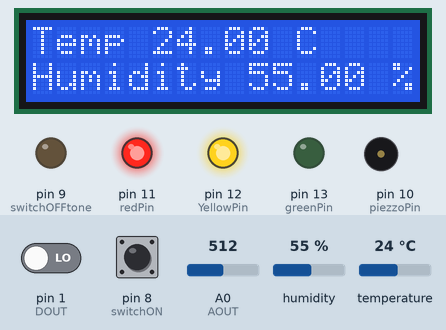
Simulated run of this sketch. Board: Arduino Uno, built with avr-gcc and run on an emulated ATmega328P. On the bench: 16×2 character LCD, output pins drawn as LEDs (lit = HIGH), buzzer (waves = sounding). Inputs (shaded band) come from the test bench; at power-on: humidity 55 %, A0 (AOUT) = 512, pin 1 (DOUT) LOW, pin 8 (switchON) LOW, temperature 24 °C.

Above: at 1.2 s.
1.3 s: humidity set to 52 %
At 4.5 s:
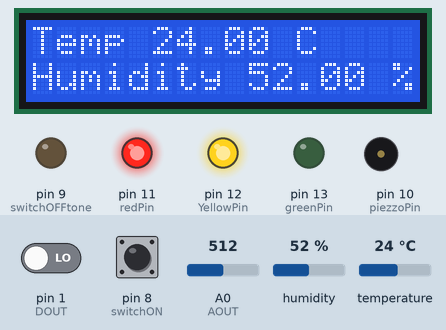
5.6 s: humidity set to 49 %
At 7.3 s:
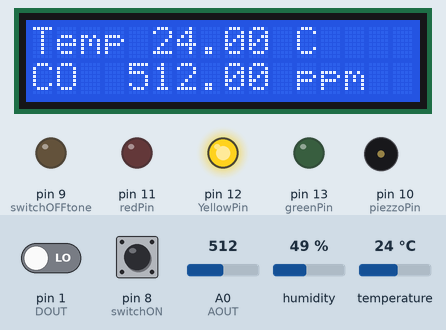
7.7 s: A0 (AOUT) set to 106
At 8.0 s:
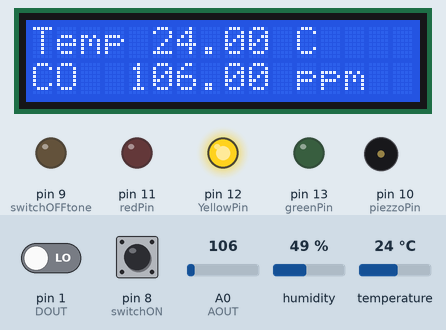
9.8 s: A0 (AOUT) set to 91
At 10.8 s:
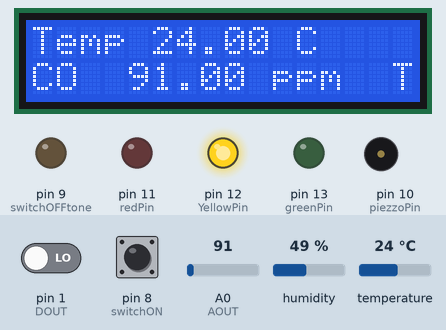
11.9 s: A0 (AOUT) set to 122
At 12.3 s:
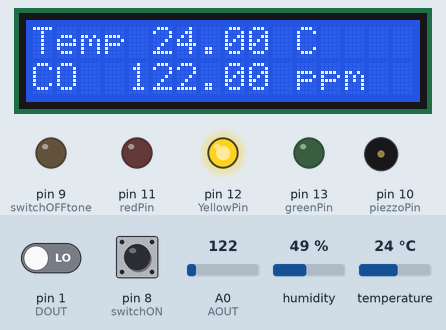
14.0 s: A0 (AOUT) set to 1023
At 15.2 s:
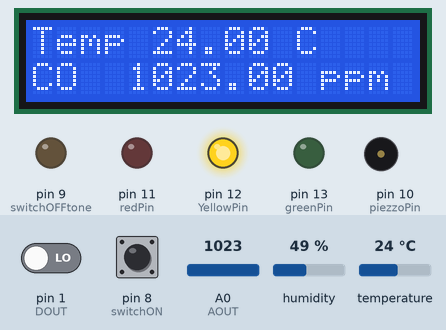
Timing chart, 0 to 17.0 s (numbered marks = the images above; inputs shaded):
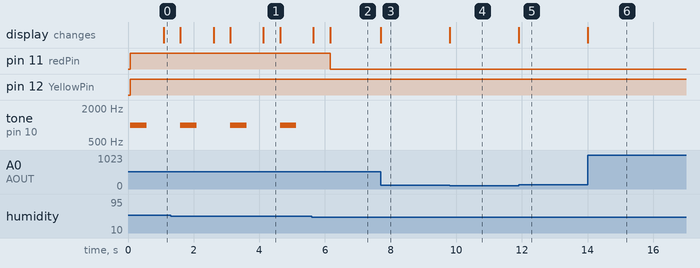

Measured:
- the behaviour switches between 51 and 50 % on humidity (found by bisection; images 1 and 2)
- the behaviour switches between 100 and 99 on A0 (AOUT) (found by bisection; images 3 and 4)
- after the input at 1.3 s, the display: first differs from a run without the input after 2.8 s (image 1)
- after the input at 5.6 s, pin 11 (redPin): HIGH → LOW after 0.55 s; tone on pin 10 (piezzoPin): stays silent (without the input it goes to 1000 Hz after 0.55 s); the display: first differs from a run without the input after 0.55 s (image 2)
- after the input at 7.7 s, the display: changes at once (image 3)
- after the input at 9.8 s, the display: first changes at once (image 4 shows a later state)
- after the input at 11.9 s, the display: changes at once (image 5)
- after the input at 14.0 s, the display: changes at once (image 6)

The sketch:

luxair.ino
```cpp
#include <LiquidCrystal.h>
#include <DHT.h>


#define DHTPIN A1
#define DHTTYPE DHT22
DHT dht(DHTPIN, DHTTYPE);
LiquidCrystal lcd(2, 3, 4, 5, 6, 7);
int redPin = 11;
int YellowPin = 12;
int greenPin = 13;
int switchON = 8;
int switchOFFtone = 9;
int piezzoPin = 10;
const int AOUT = A0;
const int DOUT = 1;


float humidity;
float temperature;
float COvalue;
float limitCo;

void setup() {
    dht.begin();
    lcd.begin(16, 2);
    lcd.clear();
    pinMode(redPin, OUTPUT);
    pinMode(greenPin, OUTPUT);
    pinMode(YellowPin, OUTPUT);
    pinMode(switchON, INPUT);
    pinMode(switchOFFtone, OUTPUT);
    pinMode(DOUT, INPUT);

}

void loop() {

    humidity = dht.readHumidity();
    temperature = dht.readTemperature();
    lcd.print("Temp ");
    lcd.print(temperature);
    lcd.print(" C");
    lcd.setCursor(0, 1);
    COvalue = analogRead(AOUT);
    limitCo = digitalRead(DOUT);
    lcd.print("CO  ");
    lcd.print(COvalue);
    lcd.print(" ppm  ");
    int switch1 = digitalRead(switchON);
    int switch2 = digitalRead(switchOFFtone);
    if (switch1 == HIGH){
      lcd.display();
       switchOFFtone = 0;
    }

    if (temperature < 22){
        digitalWrite(redPin, 0);
        digitalWrite(greenPin, 1);
        digitalWrite(YellowPin, 0);
    }
    else if (temperature > 22 && temperature < 29){
        digitalWrite(redPin, 0);
        digitalWrite(greenPin, 0);
        digitalWrite(YellowPin, 1);
    }
    else if (temperature >= 29){
        digitalWrite(redPin, 1);
        digitalWrite(greenPin, 0);
        digitalWrite(YellowPin, 0);
        tone(piezzoPin, 1000, 500);
    }

    if (switchOFFtone == HIGH){
        noTone(piezzoPin);
    }

    if (humidity > 50){

        digitalWrite(redPin, 1);
        tone(piezzoPin, 1000, 500);
        lcd.clear();
        lcd.print("Warning");
        lcd.setCursor(0, 1);
        lcd.print("Humidity is too high");
        delay(1000);

        lcd.clear();
        lcd.print("Temp ");
        lcd.print(temperature);
        lcd.print(" C");
        lcd.setCursor(0, 1);
        lcd.print("Humidity ");
        lcd.print(humidity);
        lcd.print(" %");
        delay(500);
    }
    }
```
